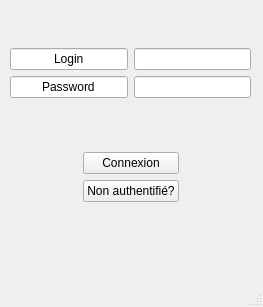
<?xml version="1.0" encoding="UTF-8"?>
<ui version="4.0">
 <class>LoginWindow</class>
 <widget class="QMainWindow" name="LoginWindow">
  <property name="geometry">
   <rect>
    <x>0</x>
    <y>0</y>
    <width>263</width>
    <height>307</height>
   </rect>
  </property>
  <property name="windowTitle">
   <string>MainWindow</string>
  </property>
  <widget class="QWidget" name="centralwidget">
   <widget class="QWidget" name="verticalLayoutWidget">
    <property name="geometry">
     <rect>
      <x>10</x>
      <y>0</y>
      <width>241</width>
      <height>251</height>
     </rect>
    </property>
    <layout class="QVBoxLayout" name="verticalLayout">
     <item>
      <layout class="QGridLayout" name="gridLayout">
       <item row="1" column="1">
        <widget class="QLineEdit" name="MdpUser"/>
       </item>
       <item row="0" column="1">
        <widget class="QLineEdit" name="loginUser"/>
       </item>
       <item row="0" column="0">
        <widget class="QLineEdit" name="lineEdit_3">
         <property name="text">
          <string>Login</string>
         </property>
         <property name="alignment">
          <set>Qt::AlignCenter</set>
         </property>
        </widget>
       </item>
       <item row="1" column="0">
        <widget class="QLineEdit" name="lineEdit_4">
         <property name="text">
          <string>Password</string>
         </property>
         <property name="alignment">
          <set>Qt::AlignCenter</set>
         </property>
        </widget>
       </item>
      </layout>
     </item>
     <item>
      <layout class="QGridLayout" name="gridLayout_2">
       <item row="0" column="0">
        <spacer name="horizontalSpacer">
         <property name="orientation">
          <enum>Qt::Horizontal</enum>
         </property>
         <property name="sizeHint" stdset="0">
          <size>
           <width>40</width>
           <height>20</height>
          </size>
         </property>
        </spacer>
       </item>
       <item row="0" column="1">
        <widget class="QPushButton" name="ConnextionBtn">
         <property name="text">
          <string>Connexion</string>
         </property>
        </widget>
       </item>
       <item row="1" column="1">
        <widget class="QPushButton" name="NonAuthBtn">
         <property name="text">
          <string>Non authentifié?</string>
         </property>
        </widget>
       </item>
       <item row="0" column="2">
        <spacer name="horizontalSpacer_2">
         <property name="orientation">
          <enum>Qt::Horizontal</enum>
         </property>
         <property name="sizeHint" stdset="0">
          <size>
           <width>40</width>
           <height>20</height>
          </size>
         </property>
        </spacer>
       </item>
      </layout>
     </item>
    </layout>
   </widget>
  </widget>
  <widget class="QMenuBar" name="menubar">
   <property name="geometry">
    <rect>
     <x>0</x>
     <y>0</y>
     <width>263</width>
     <height>22</height>
    </rect>
   </property>
  </widget>
  <widget class="QStatusBar" name="statusbar"/>
 </widget>
 <resources/>
 <connections/>
</ui>
